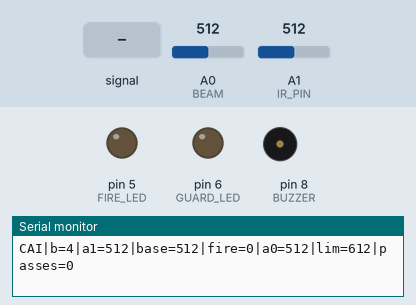
A sketch run on a simulated Arduino Uno, built with avr-gcc and run on an emulated ATmega328P. On the bench: output pins drawn as LEDs (lit = HIGH), buzzer (waves = sounding), the last lines printed to the serial monitor. Dashed ring = blinking. The test bench sets the inputs (shaded band); at power-on: A0 (BEAM) = 512, A1 (IR_PIN) = 512.

Above: at 3.2 s.
3.3 s: A1 (IR_PIN) fed a 2 Hz sine of ±306 counts around its level
At 4.43 s:
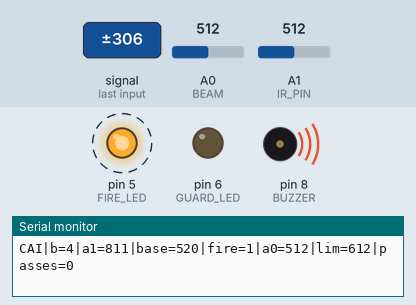
6.3 s: A0 (BEAM) set to 716
At 7.0 s:
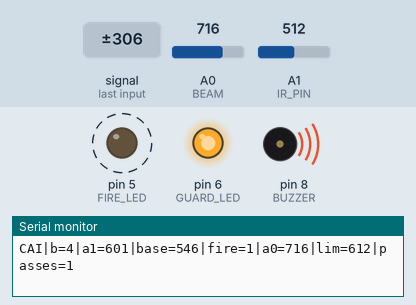
9.3 s: A1 (IR_PIN) set to 716
At 10.2 s:
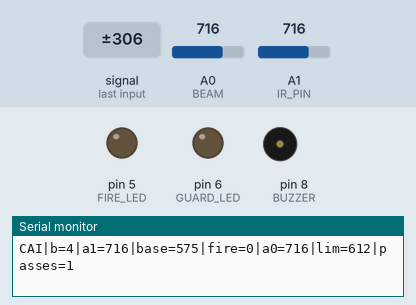
10.8 s: A1 (IR_PIN) set to 571
12.3 s: A1 (IR_PIN) set to 545
At 13.34 s:
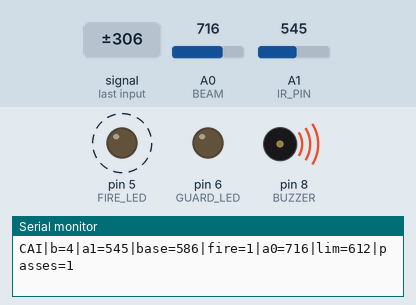
15.3 s: A0 (BEAM) set to 984
18.3 s: A0 (BEAM) set to 1015
Timing chart, 0 to 22.3 s (numbered marks = the images above; inputs shaded):
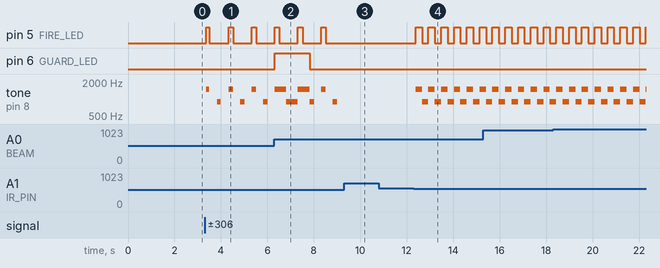

Measured:
- the behaviour switches between 559 and 558 on A1 (IR_PIN) (found by bisection; images 3 and 4)
- after the input at 3.3 s, pin 5 (FIRE_LED): alternates HIGH for 0.19 s and LOW for 0.81 s, starting after 0.07 s; tone on pin 8 (BUZZER): silent → 1500 Hz after 0.07 s, then repeats every 1.0 s: silent 0.33 s, 900 Hz 0.17 s, silent 0.33 s, 1500 Hz 0.19 s
- after the input at 6.3 s, pin 6 (GUARD_LED): LOW → HIGH at once, → LOW 1.5 s later
- after the input at 9.3 s, pin 5 (FIRE_LED): stops changing and stays LOW; tone on pin 8 (BUZZER): stops changing and stays silent
- after the input at 12.3 s, pin 5 (FIRE_LED): alternates HIGH for 0.28 s and LOW for 0.27 s, starting after 0.08 s; tone on pin 8 (BUZZER): alternates 1500 Hz for 0.28 s and 900 Hz for 0.27 s, starting after 0.08 s

The sketch:

plata4_bezopasnost.ino
```cpp
// Плата 4 «Безопасность»: модуль 6 (пожарная сигнализация) + модуль 7 (охрана здания).
// Пожар: голый ИК-диод — A1 (встроенная подтяжка, вторая ножка к GND),
//        красный светодиод — пин 5, зуммер — пин 8.
// Охрана: зелёный светодиод-излучатель горит всегда (через резистор к 5V),
//         фоторезистор — A0 (встроенная подтяжка, вторая ножка к GND),
//         зелёный светодиод тревоги — пин 6, звук — тот же зуммер.
// После включения 2 секунды идёт калибровка: не подносить огонь и не перекрывать луч.
// Версия 18.11: раз в 0,5 с плата отправляет сайту строку CAI|... (самодиагностика по USB).

const int IR_PIN = A1;
const int FIRE_LED = 5;
const int BUZZER = 8;
const int BEAM = A0;
const int GUARD_LED = 6;

const int FIRE_DELTA = 30;   // на сколько должно УПАСТЬ число на A1 (среднее из 64), чтобы считать «огонь»
const int FIRE_NEED = 3;     // столько измерений подряд должно показать огонь — защита от случайных скачков
const int BEAM_DELTA = 100;  // насколько должно вырасти число на A0, когда луч перекрыт

float irBase = 0;            // обычное значение ИК-диода (без огня), медленно подстраивается под комнату
int fireCount = 0;
int limit = 1000;            // порог «луч перекрыт»
bool blocked = false;
int passes = 0;
unsigned long guardUntil = 0;
unsigned long lastBlink = 0;
unsigned long lastReport = 0;
bool blinkOn = false;
bool fireSeen = false;       // огонь был с прошлого отчёта

int readAvg(int pin) {        // среднее из 5 измерений, чтобы убрать дрожание
  long sum = 0;
  for (int i = 0; i < 5; i++) sum += analogRead(pin);
  return sum / 5;
}

float readFine(int pin) {     // среднее из 64 измерений: шум почти исчезает, видно даже маленькое падение
  long sum = 0;
  for (int i = 0; i < 64; i++) sum += analogRead(pin);
  return sum / 64.0;
}

void setup() {
  Serial.begin(9600);
  pinMode(IR_PIN, INPUT_PULLUP);
  pinMode(BEAM, INPUT_PULLUP);
  pinMode(FIRE_LED, OUTPUT);
  pinMode(GUARD_LED, OUTPUT);
  pinMode(BUZZER, OUTPUT);

  // Калибровка 2 секунды
  long irSum = 0, beamSum = 0;
  for (int i = 0; i < 40; i++) {
    irSum += analogRead(IR_PIN);
    beamSum += analogRead(BEAM);
    delay(50);
  }
  irBase = irSum / 40.0;
  int beam = beamSum / 40;
  limit = min(beam + BEAM_DELTA, 1000);
}

void loop() {
  // ---------- Модуль 6: пожар ----------
  float ir = readFine(IR_PIN);
  if (ir < irBase - FIRE_DELTA) fireCount++;   // огонь даёт ИК-излучение — число падает
  else { fireCount = 0; irBase = irBase * 0.997 + ir * 0.003; }   // без огня фон медленно подстраивается
  bool fire = fireCount >= FIRE_NEED;
  if (fire) {
    fireSeen = true;
    if (millis() - lastBlink > 250) {          // сирена: мигание и два тона
      lastBlink = millis();
      blinkOn = !blinkOn;
      digitalWrite(FIRE_LED, blinkOn ? HIGH : LOW);
      tone(BUZZER, blinkOn ? 1500 : 900);
    }
  } else {
    digitalWrite(FIRE_LED, LOW);
  }

  // ---------- Модуль 7: охрана ----------
  int v = readAvg(BEAM);                       // перекрыли луч — число растёт
  if (!blocked && v > limit) {
    blocked = true;
    passes++;
    guardUntil = millis() + 1500;
    if (!fire) tone(BUZZER, 2000, 300);
  }
  if (blocked && v < limit - 40) blocked = false;
  digitalWrite(GUARD_LED, millis() < guardUntil ? HIGH : LOW);

  if (!fire && millis() > guardUntil) noTone(BUZZER);

  // ---------- Отчёт сайту ----------
  if (millis() - lastReport > 500) {
    lastReport = millis();
    Serial.print("CAI|b=4|a1="); Serial.print(ir, 0);
    Serial.print("|base="); Serial.print(irBase, 0);
    Serial.print("|fire="); Serial.print(fireSeen ? 1 : 0);
    Serial.print("|a0="); Serial.print(v);
    Serial.print("|lim="); Serial.print(limit);
    Serial.print("|passes="); Serial.println(passes);
    fireSeen = false;
  }
  delay(20);
}
```
